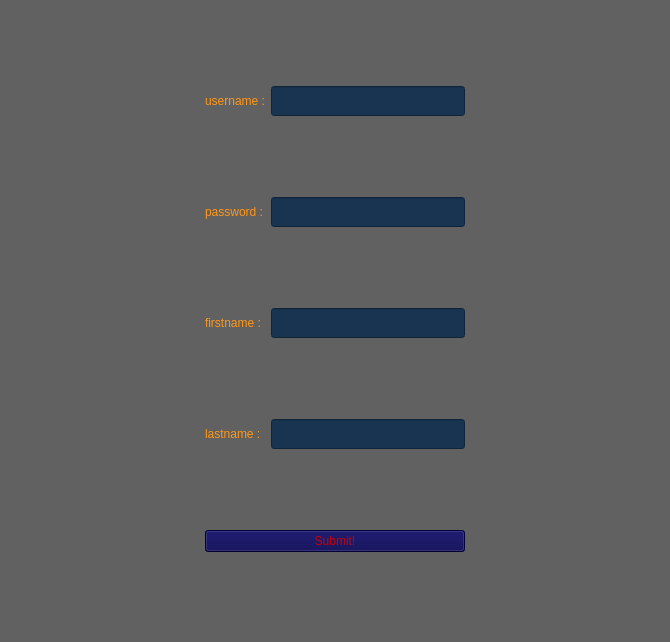
<?xml version="1.0" encoding="UTF-8"?>
<ui version="4.0">
 <class>signupui</class>
 <widget class="QWidget" name="signupui">
  <property name="geometry">
   <rect>
    <x>0</x>
    <y>0</y>
    <width>670</width>
    <height>642</height>
   </rect>
  </property>
  <property name="windowTitle">
   <string>Form</string>
  </property>
  <property name="styleSheet">
   <string notr="true">background-color: rgb(97, 97, 97);
color: rgb(255, 151, 23);</string>
  </property>
  <layout class="QGridLayout" name="gridLayout">
   <item row="3" column="2">
    <widget class="QLineEdit" name="lastnameLE">
     <property name="minimumSize">
      <size>
       <width>100</width>
       <height>30</height>
      </size>
     </property>
     <property name="maximumSize">
      <size>
       <width>450</width>
       <height>30</height>
      </size>
     </property>
     <property name="styleSheet">
      <string notr="true">background-color: rgb(24, 52, 81);</string>
     </property>
    </widget>
   </item>
   <item row="3" column="0">
    <spacer name="horizontalSpacer_7">
     <property name="orientation">
      <enum>Qt::Horizontal</enum>
     </property>
     <property name="sizeHint" stdset="0">
      <size>
       <width>40</width>
       <height>20</height>
      </size>
     </property>
    </spacer>
   </item>
   <item row="2" column="1">
    <widget class="QLabel" name="firstnamelabel">
     <property name="text">
      <string>firstname : </string>
     </property>
    </widget>
   </item>
   <item row="0" column="0">
    <spacer name="horizontalSpacer_2">
     <property name="orientation">
      <enum>Qt::Horizontal</enum>
     </property>
     <property name="sizeHint" stdset="0">
      <size>
       <width>40</width>
       <height>20</height>
      </size>
     </property>
    </spacer>
   </item>
   <item row="0" column="2">
    <widget class="QLineEdit" name="usernameLE">
     <property name="minimumSize">
      <size>
       <width>100</width>
       <height>30</height>
      </size>
     </property>
     <property name="maximumSize">
      <size>
       <width>450</width>
       <height>30</height>
      </size>
     </property>
     <property name="styleSheet">
      <string notr="true">background-color: rgb(24, 52, 81);</string>
     </property>
    </widget>
   </item>
   <item row="1" column="0">
    <spacer name="horizontalSpacer_3">
     <property name="orientation">
      <enum>Qt::Horizontal</enum>
     </property>
     <property name="sizeHint" stdset="0">
      <size>
       <width>40</width>
       <height>20</height>
      </size>
     </property>
    </spacer>
   </item>
   <item row="2" column="2">
    <widget class="QLineEdit" name="firstnameLE">
     <property name="minimumSize">
      <size>
       <width>100</width>
       <height>30</height>
      </size>
     </property>
     <property name="maximumSize">
      <size>
       <width>450</width>
       <height>30</height>
      </size>
     </property>
     <property name="layoutDirection">
      <enum>Qt::LeftToRight</enum>
     </property>
     <property name="styleSheet">
      <string notr="true">background-color: rgb(24, 52, 81);</string>
     </property>
     <property name="inputMethodHints">
      <set>Qt::ImhNone</set>
     </property>
    </widget>
   </item>
   <item row="1" column="1">
    <widget class="QLabel" name="passwordlabel">
     <property name="text">
      <string>password :</string>
     </property>
    </widget>
   </item>
   <item row="2" column="3">
    <spacer name="horizontalSpacer_6">
     <property name="orientation">
      <enum>Qt::Horizontal</enum>
     </property>
     <property name="sizeHint" stdset="0">
      <size>
       <width>40</width>
       <height>20</height>
      </size>
     </property>
    </spacer>
   </item>
   <item row="3" column="3">
    <spacer name="horizontalSpacer_8">
     <property name="orientation">
      <enum>Qt::Horizontal</enum>
     </property>
     <property name="sizeHint" stdset="0">
      <size>
       <width>40</width>
       <height>20</height>
      </size>
     </property>
    </spacer>
   </item>
   <item row="1" column="3">
    <spacer name="horizontalSpacer_4">
     <property name="orientation">
      <enum>Qt::Horizontal</enum>
     </property>
     <property name="sizeHint" stdset="0">
      <size>
       <width>40</width>
       <height>20</height>
      </size>
     </property>
    </spacer>
   </item>
   <item row="3" column="1">
    <widget class="QLabel" name="lastnamelabel">
     <property name="text">
      <string>lastname : </string>
     </property>
    </widget>
   </item>
   <item row="2" column="0">
    <spacer name="horizontalSpacer_5">
     <property name="orientation">
      <enum>Qt::Horizontal</enum>
     </property>
     <property name="sizeHint" stdset="0">
      <size>
       <width>40</width>
       <height>20</height>
      </size>
     </property>
    </spacer>
   </item>
   <item row="0" column="3">
    <spacer name="horizontalSpacer">
     <property name="orientation">
      <enum>Qt::Horizontal</enum>
     </property>
     <property name="sizeHint" stdset="0">
      <size>
       <width>40</width>
       <height>20</height>
      </size>
     </property>
    </spacer>
   </item>
   <item row="0" column="1">
    <widget class="QLabel" name="usernamelabel">
     <property name="text">
      <string>username :</string>
     </property>
    </widget>
   </item>
   <item row="1" column="2">
    <widget class="QLineEdit" name="passwordLE">
     <property name="minimumSize">
      <size>
       <width>100</width>
       <height>30</height>
      </size>
     </property>
     <property name="maximumSize">
      <size>
       <width>450</width>
       <height>30</height>
      </size>
     </property>
     <property name="styleSheet">
      <string notr="true">background-color: rgb(24, 52, 81);</string>
     </property>
     <property name="echoMode">
      <enum>QLineEdit::Password</enum>
     </property>
    </widget>
   </item>
   <item row="4" column="1" colspan="2">
    <widget class="QPushButton" name="submitbutton">
     <property name="styleSheet">
      <string notr="true">background-color: rgb(3, 0, 76);
color: rgb(202, 0, 3);
</string>
     </property>
     <property name="text">
      <string>Submit!</string>
     </property>
    </widget>
   </item>
   <item row="4" column="0">
    <spacer name="horizontalSpacer_9">
     <property name="orientation">
      <enum>Qt::Horizontal</enum>
     </property>
     <property name="sizeHint" stdset="0">
      <size>
       <width>40</width>
       <height>20</height>
      </size>
     </property>
    </spacer>
   </item>
   <item row="4" column="3">
    <spacer name="horizontalSpacer_10">
     <property name="orientation">
      <enum>Qt::Horizontal</enum>
     </property>
     <property name="sizeHint" stdset="0">
      <size>
       <width>40</width>
       <height>20</height>
      </size>
     </property>
    </spacer>
   </item>
  </layout>
 </widget>
 <resources/>
 <connections/>
</ui>
